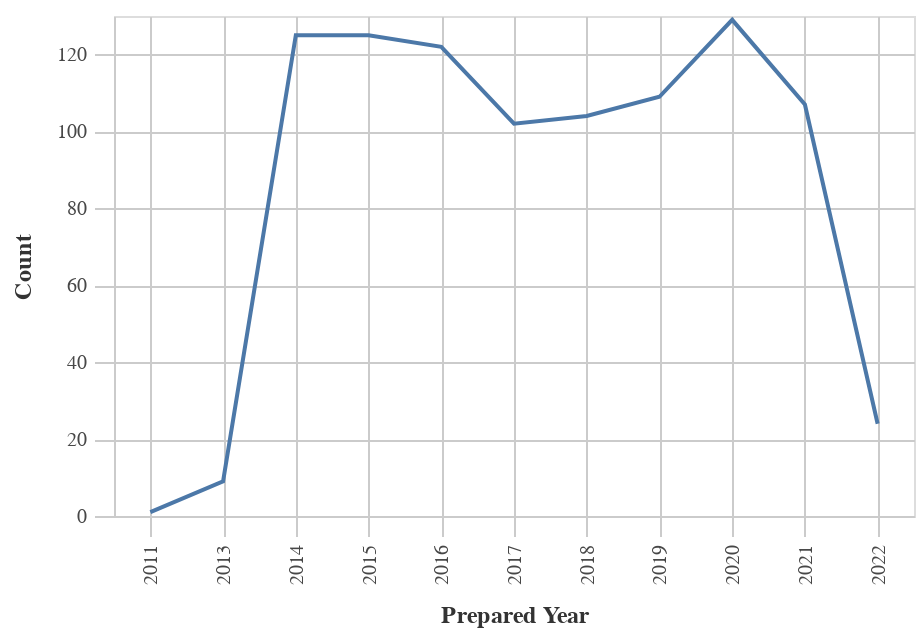

Notebook code for this chart:
### Code cell
#Line chart for Obligations by Year
chart_df = (df_top>>filter(_.variable=='prepared_y')).rename(columns= {"value":"Year"})
    
chart1= (_dla_utils_reports.basic_line_chart_test_no_save(chart_df, 'Year', 'count', district)).encode(x=alt.X('Year:O', title='Prepared Year'))
    
display(HTML("<h4><strong>Obligations by Year</strong></h4>"))
display(chart1)

### Figure 1 — Vega-Lite specification as saved in the notebook (floating-point values rounded to 4 significant figures)
{"config": {"view": {"continuousWidth": 400, "continuousHeight": 300}, "axis": {"domainColor": "#cbcbcb", "grid": true, "gridColor": "#cbcbcb", "gridWidth": 1, "labelColor": "#474747", "labelFont": "Nunito Sans", "labelFontSize": 10, "labelPadding": 4, "tickColor": "#cbcbcb", "tickSize": 10, "titleColor": "#333", "titleFont": "Raleway", "titleFontSize": 12, "titlePadding": 10}, "axisBand": {"grid": false}, "background": "white", "font": "Raleway", "header": {"labelFont": "Nunito Sans", "titleFont": "Raleway"}, "legend": {"labelColor": "#333", "labelFont": "Nunito Sans", "labelFontSize": 11, "labelLimit": 0, "padding": 1, "symbolSize": 30, "symbolType": "square", "titleColor": "#333", "titleFont": "Raleway", "titleFontSize": 14, "titlePadding": 10}, "title": {"anchor": "middle", "font": "Raleway", "fontSize": 18, "fontWeight": 300, "offset": 20}}, "data": {"name": "data-ddacb47622a87baf8e803a4da68110a8"}, "mark": "line", "encoding": {"tooltip": [{"field": "Year", "type": "quantitative"}, {"field": "count", "type": "quantitative"}], "x": {"field": "Year", "title": "Prepared Year", "type": "ordinal"}, "y": {"field": "count", "title": "Count", "type": "quantitative"}}, "height": 250, "width": 400, "$schema": "https://vega.github.io/schema/vega-lite/v4.17.0.json", "datasets": {"data-ddacb47622a87baf8e803a4da68110a8": [{"Year": 2020.0, "count": 129, "variable": "prepared_y"}, {"Year": 2014.0, "count": 125, "variable": "prepared_y"}, {"Year": 2015.0, "count": 125, "variable": "prepared_y"}, {"Year": 2016.0, "count": 122, "variable": "prepared_y"}, {"Year": 2019.0, "count": 109, "variable": "prepared_y"}, {"Year": 2021.0, "count": 107, "variable": "prepared_y"}, {"Year": 2018.0, "count": 104, "variable": "prepared_y"}, {"Year": 2017.0, "count": 102, "variable": "prepared_y"}, {"Year": 2022.0, "count": 24, "variable": "prepared_y"}, {"Year": 2013.0, "count": 9, "variable": "prepared_y"}, {"Year": 2011.0, "count": 1, "variable": "prepared_y"}]}}
